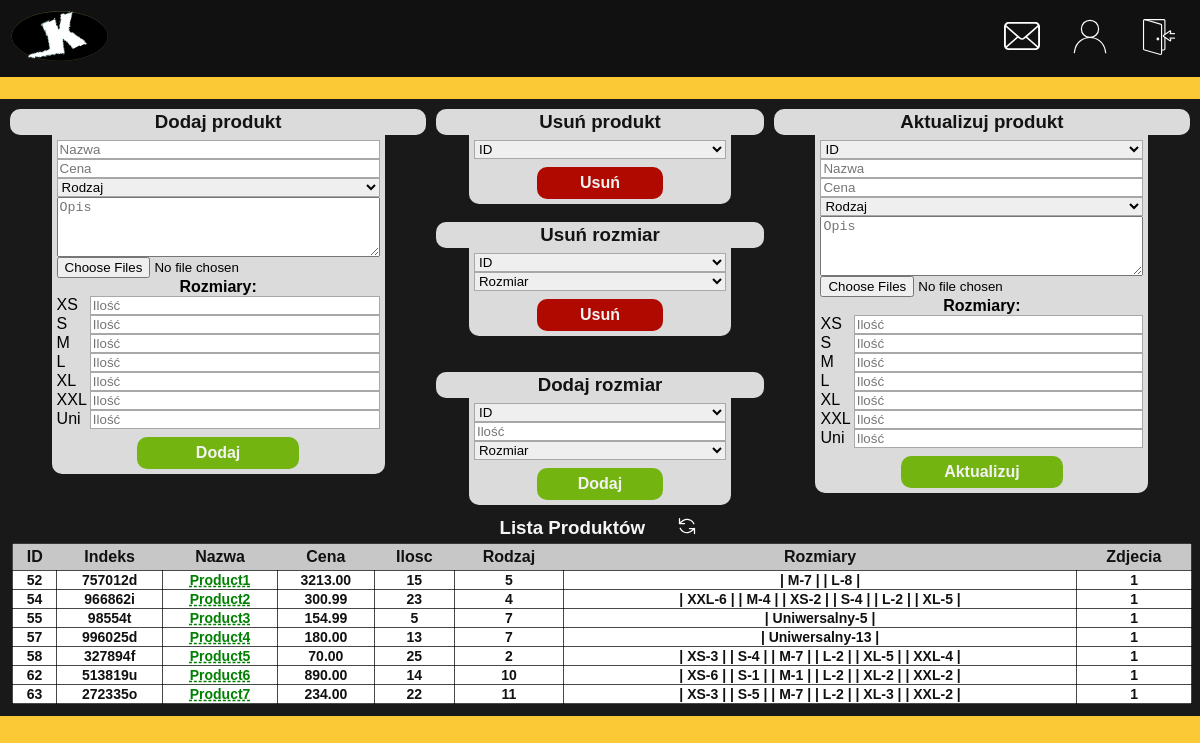
Page /panel.php (signed in) on the committed database.
### tables this page shows
CREATE TABLE `produkty` (
  `id` int(11) NOT NULL,
  `nazwa` varchar(200) NOT NULL,
  `cena` decimal(10,2) NOT NULL,
  `ilosc` smallint(6) NOT NULL,
  `rodzaj` varchar(50) NOT NULL,
  `opis` text NOT NULL,
  `zdjecie` varchar(250) DEFAULT NULL,
  `indeks_produktu` varchar(8) DEFAULT NULL
);

CREATE TABLE `rozmiary_produktow` (
  `id` int(11) NOT NULL,
  `id_produktu` int(11) NOT NULL,
  `rozmiar` varchar(20) NOT NULL,
  `ilosc` smallint(6) NOT NULL
);

### link_creator.php (called while the page is built)
<?php
$splitUrl= explode("/",$_SERVER['PHP_SELF']);
if(in_array("produkty",$splitUrl)){
    $urlP = strtolower($wynik['nazwa'])."-".$wynik['indeks_produktu'].".php";
}
else{
    $urlP = "produkty/".strtolower($wynik['nazwa'])."-".$wynik['indeks_produktu'].".php";
}
array_pop($splitUrl);
array_push($splitUrl, $urlP);
$link = implode("/",$splitUrl);
?>

### panel.php (the view, shortened to what this page needs)
<!DOCTYPE html>
<html lang="pl">
<head>
    <link rel="stylesheet" href="s.css?v=1.3">
</head>
<body>
<header class="naglowek">
<?php include_once("laczenieZbaza.php");?>
<div class='menu1'>
    <a href="index.php"><img src="svg/logo1.svg" alt="logo" width="100px" height="auto"></a>
</div>
<div class='wyloguj'>
    <a href="wiadomosci_klientow.php" id='wiadomosc'><img src="svg/email_panel.svg" alt="wiadomosci" width="36px" height="36px"></a>
<?php
    if( isset( $_SESSION['email'] ) && !empty( $_SESSION['email'] ) ){
        echo "<a href='konto.php' id='konto'><img src='svg/account.svg' width='36px' height='36px' alt='konto'></a>";
    }
    if( isset( $_SESSION['email'] ) && !empty( $_SESSION['email'] ) ){
        echo "<form  action='wyloguj.php'  method='POST'>
                <button id='wyloguj'><img src='svg/logout.svg' width='36px' height='36px' alt='&#9032'></button> </form>";
    }
?>
</div>
</header>
<br>
<div class="contener">
<div class="menu_panelu">
<div class="panel" id="panel1">
    <h3   id="p1" >Dodaj produkt</h3>
    <form action="dodaj_produkt.php" class="form_panel" method="post" id="form1" enctype="multipart/form-data">
        <input type="text" name="nazwa" placeholder="Nazwa">
        <input type="text" name="cena" placeholder="Cena">
        <select name="rodzaj">
        <option value="">Rodzaj</option>
        </select>
        <textarea type="text" name="opis" placeholder="Opis" style="resize: vertical; min-height:60px;"></textarea>
        <input type="file" name='zdjecia[]' multiple>
        <p style="font-weight:bold;">Rozmiary:</p>
        <div class="rozmiary">
        <label for="XS">XS</label>
        <input type="number" min=0 name="XS" placeholder="Ilość">
        <label for="S">S</label>
        <input type="number" min=0 name="S" placeholder="Ilość">
        <label for="M">M</label>
        <input type="number" min=0 name="M" placeholder="Ilość">
        <label for="L">L</label>
        <input type="number" min=0 name="L" placeholder="Ilość">
        <label for="XL">XL</label>
        <input type="number" min=0 name="XL" placeholder="Ilość">
        <label for="XXL">XXL</label>
        <input type="number" min=0 name="XXL" placeholder="Ilość">
        <label for="Uniwersalny">Uni</label>
        <input type="number" min=0 name="Uniwersalny" placeholder="Ilość">
        </div>
        <button type="submit" class="zielony_przycisk">Dodaj</button>
    </form>
</div>
<div class="panel" id="panel2">
    <h3 id="p2" >Usuń produkt </h3>
    <form action="usun_produkt.php" class="form_panel" method="post" id="form2">
        <select name="id">
        <option value="">ID</option>
        <?php
            $pyt_produkt = $conn->query("SELECT * FROM produkty")->fetchAll();
        ?>
        </select>
        <button type="submit" onclick="return confirm('Potwierdź');" class="czerwony_przycisk">Usuń</button>
    </form>
    <br>
    <h3 style="font-weight:bold;" >Usuń rozmiar </h3>
        <form action="usun_rozmiar.php" class="form_panel" method="post" id="form5">
            <select name="id">
            <option value="">ID</option>
            </select>
            <select name="rozmiar" >
                <option value="">Rozmiar</option>
            </select>
            <button type="submit" onclick="return confirm('Potwierdź');" class="czerwony_przycisk">Usuń</button>
        </form>
    <br>
    <br>
    <h3 >Dodaj rozmiar </h3>
    <form action="dodaj_rozmiar.php" class="form_panel" method="post" id="form6">
        <select name="id">
        <option value="">ID</option>
        </select>
        <input type="number" min=0 name="ilosc" placeholder="Ilość">
        <select name="rozmiar">
            <option value="">Rozmiar</option>
        </select>
        <button type="submit" class="zielony_przycisk">Dodaj</button>
    </form>
</div>
<div class="panel" id="panel3">
    <h3  id="p4"  >Aktualizuj produkt </h3>
    <form action="akt_produkt.php" class="form_panel" method="post" id="form3" enctype="multipart/form-data">
        <select name="id">
        <option value="">ID</option>
        <?php
            $pyt_produkt = $conn->query("SELECT * FROM produkty")->fetchAll();
        ?>
        </select>
        <input type="text" name="nazwa" placeholder="Nazwa">
        <input type="text" name="cena" placeholder="Cena">
        <select name="rodzaj">
            <option value="">Rodzaj</option>
        </select>
        <textarea name="opis" placeholder="Opis" style="resize: vertical; min-height:60px;"></textarea>
        <input type="file" name='zdjecia[]' multiple>
        <p style="font-weight:bold;">Rozmiary:</p>
        <div class="rozmiary">
        <label for="XS">XS</label>
        <input type="number" min=0 name="XS" placeholder="Ilość">
        <label for="S">S</label>
        <input type="number" min=0 name="S" placeholder="Ilość">
        <label for="M">M</label>
        <input type="number" min=0 name="M" placeholder="Ilość">
        <label for="L">L</label>
        <input type="number" min=0 name="L" placeholder="Ilość">
        <label for="XL">XL</label>
        <input type="number" min=0 name="XL" placeholder="Ilość">
        <label for="XXL">XXL</label>
        <input type="number" min=0 name="XXL" placeholder="Ilość">
        <label for="Uniwersalny">Uni</label>
        <input type="number" min=0 name="Uniwersalny" placeholder="Ilość">
        </div>
        <button type="submit" class="zielony_przycisk">Aktualizuj</button>
    </form>
</div>
<div class="panel" id="panel4">
    <div class="lista_produktow">
    <h3 id="p5">Lista Produktów</h3>
    <button class="button_refresh" onClick="window.location.reload();"><img src="svg/refresh.svg" alt="&#10227" width="20px" height="20px"></button>
    </div>
    <table class="tabela_produktow">
        <tr>
            <th>ID</th>
            <th>Indeks</th>
            <th>Nazwa</th>
            <th>Cena</th>
            <th>Ilosc</th>
            <th>Rodzaj</th>
            <th>Rozmiary</th>
            <th>Zdjecia</th>
        </tr>
<?php
$licznik_zdjec = 0;
foreach($pyt_produkt as $wynik){
    $pyt_rozmiar = $conn->prepare("SELECT rozmiar, ilosc FROM rozmiary_produktow WHERE id_produktu = ?");
    $pyt_rozmiar->execute([$wynik["id"]]);
    include("link_creator.php");
    echo "<tr>";
    echo "<td class='panel_id'>" . $wynik["id"] . "</td>";
    echo "<td class='panel_indeks'>" . $wynik["indeks_produktu"] . "</td>";
    echo "<td class='panel_nazwa'>" . "<a style='color: green; text-decoration:underline dashed;' href=" .$link.">".$wynik["nazwa"] . "</a></td>";
    echo "<td class='panel_cena'>" . $wynik["cena"] . "</td>";
    echo "<td class='panel_ilosc'>" . $wynik["ilosc"] . "</td>";
    echo "<td class='panel_rodzaj'>" . $wynik["rodzaj"] . "</td>";
    echo "<td>";
    while($kolejny = $pyt_rozmiar->fetch()){
        echo  " | ".$kolejny['rozmiar'] ."-". $kolejny['ilosc'] ." | ";
    }
    echo "</td>";
    if($wynik['zdjecie'] != ""){
        $zdjecie = explode(",",$wynik['zdjecie']);
        $licznik_zdjec = count($zdjecie);
    }
    else{$licznik_zdjec = 0;}
    if( $licznik_zdjec == 0 ){
        echo "<td>" . "Brak" . "</td>";
    }
    else{
        echo "<td class='panel_zdjecia'>" . $licznik_zdjec . "</td>";
    }
    $licznik_zdjec = 0;
    echo "</tr>";
}
echo "</table>";
?>
</div>
</div>
</div>
</body>
</html>

### s.css (style rules this page uses)
:root { --kolor_body: #fbc936; --kolor_produkty_glowna: #f0f0f0; --kolor_paskow: #111111; }
* { box-sizing: border-box; margin: 0; }
body { min-height: 100vh; display: flex; flex-direction: column; background: #fbc936; background: var(--kolor_body); font-family:'Segoe UI'; color: #0f0f0f; margin: 0; }
.contener { padding-bottom: 2rem; flex: 1; }
.naglowek { display: grid; grid-template-columns: 1fr 2fr 1fr; grid-template-rows: 1fr; grid-column-gap: 10px; align-items: center; padding: 10px; background-color: #111111; }
#wyloguj { transition: 0.5s; background-color: transparent; border: none; font-size: 20px; width: 42px; height: 42px; font-weight: bold; align-items: center; text-decoration: none; color: #f8f8f8; padding: 7px; cursor: pointer; transition: 1s; }
#konto, #log_in, #wiadomosc, #koszyk { padding: 6px; transition: 1s; }
.wyloguj { grid-area: 1 / 3 / 2 / 4; display: flex; column-gap: 20px; justify-content: right; padding-right: 14px; }
.menu1 { grid-area: 1 / 1 / 2 / 2; float: left; }
.menu_panelu { background-color: #191919; padding: 10px; display: flex; flex-wrap: wrap; flex-direction: row; gap: 10px; color: #f8f8f8; }
.menu_panelu #panel1 { flex: 22.5%; text-align: center; }
.menu_panelu #panel2 { flex: 15%; text-align: center; }
.menu_panelu #panel3 { flex: 22.5%; text-align: center; }
.menu_panelu #panel4 { flex: 40%; text-align: center; }
.panel { font-family: 'Gill Sans', 'Gill Sans MT', Calibri, 'Trebuchet MS', sans-serif; font-size: 1rem; }
.panel h3 { background-color: #dbdbdb; color: #131313; border-radius: 10px; display: flex; flex-direction: row; cursor:default; justify-content: center; padding: 2px; }
.panel:last-child h3 { background: transparent; }
.form_panel { color: black; padding: 5px; background-color: #dbdbdb; border-bottom-right-radius: 10px; border-bottom-left-radius: 10px; display: flex; flex-direction: column; width: 80%; margin-left: auto; margin-right: auto; }
.form_panel input, .form_panel select { width: 100%; border: 1px #a8a8a8 solid; border-radius: 0; margin-left: auto; margin-right: auto; }
.form_panel input[type=file] { border: none; }
.zielony_przycisk, .czerwony_przycisk { cursor: pointer; border: none; border-radius: 10px; height: 4vh; width: 50%; margin-top: 1vh; margin-left: auto; margin-right: auto; font-weight: bold; font-size: 1rem; color: #f3f3f3; transition: 0.5s; }
.zielony_przycisk { background-color: #73b410; }
.czerwony_przycisk { background-color: #af0900; transition: 0.5s; }
.rozmiary { display: grid; grid-template-columns: 1fr 10fr; grid-template-rows: repeat(7, 1fr); grid-column-gap: 3px; grid-row-gap: 0px; }
.rozmiary label { width: fit-content; }
.rozmiary input { width: 100%; }
.tabela_produktow { color: #111111; width: 100%; background-color: #ffffff; border: 1px solid #000000b7; padding: 3px; margin: 2px; font-size: 16px; font-weight: bold; border-collapse:collapse; }
.tabela_produktow tr td { border: 1px solid #000000b7; font-size: 14px; font-weight: bold; border-collapse:collapse; width: max-content; }
.tabela_produktow th { padding: 4px; background-color: #c7c7c7; }
.lista_produktow { display:flex; flex-direction:row; gap:2%; justify-content:center; }
.lista_produktow h3 { color: #f5f5f5; }
.button_refresh { background-color: transparent; border: none; cursor: pointer; transition: 0.2s; }

### rows in the picture
produkty: id "52", indeks_produktu "757012d", nazwa "Product1", cena "3213.00", ilosc "15", rodzaj "5", zdjecie "1"
rozmiary_produktow: rozmiar "M", ilosc "7"
rozmiary_produktow: rozmiar "L", ilosc "8"
produkty: id "54", indeks_produktu "966862i", nazwa "Product2", cena "300.99", ilosc "23", rodzaj "4", zdjecie "1"
rozmiary_produktow: rozmiar "XXL", ilosc "6"
rozmiary_produktow: rozmiar "M", ilosc "4"
rozmiary_produktow: rozmiar "XS", ilosc "2"
rozmiary_produktow: rozmiar "S", ilosc "4"
rozmiary_produktow: rozmiar "L", ilosc "2"
rozmiary_produktow: rozmiar "XL", ilosc "5"
produkty: id "55", indeks_produktu "98554t", nazwa "Product3", cena "154.99", ilosc "5", rodzaj "7", zdjecie "1"
rozmiary_produktow: rozmiar "Uniwersalny", ilosc "5"
produkty: id "57", indeks_produktu "996025d", nazwa "Product4", cena "180.00", ilosc "13", rodzaj "7", zdjecie "1"
rozmiary_produktow: rozmiar "Uniwersalny", ilosc "13"
produkty: id "58", indeks_produktu "327894f", nazwa "Product5", cena "70.00", ilosc "25", rodzaj "2", zdjecie "1"
rozmiary_produktow: rozmiar "XS", ilosc "3"
rozmiary_produktow: rozmiar "S", ilosc "4"
rozmiary_produktow: rozmiar "M", ilosc "7"
rozmiary_produktow: rozmiar "L", ilosc "2"
rozmiary_produktow: rozmiar "XL", ilosc "5"
rozmiary_produktow: rozmiar "XXL", ilosc "4"
produkty: id "62", indeks_produktu "513819u", nazwa "Product6", cena "890.00", ilosc "14", rodzaj "10", zdjecie "1"
rozmiary_produktow: rozmiar "XS", ilosc "6"
rozmiary_produktow: rozmiar "S", ilosc "1"
rozmiary_produktow: rozmiar "M", ilosc "1"
rozmiary_produktow: rozmiar "L", ilosc "2"
rozmiary_produktow: rozmiar "XL", ilosc "2"
rozmiary_produktow: rozmiar "XXL", ilosc "2"
produkty: id "63", indeks_produktu "272335o", nazwa "Product7", cena "234.00", ilosc "22", rodzaj "11", zdjecie "1"
rozmiary_produktow: rozmiar "XS", ilosc "3"
rozmiary_produktow: rozmiar "S", ilosc "5"
rozmiary_produktow: rozmiar "M", ilosc "7"
rozmiary_produktow: rozmiar "L", ilosc "2"
rozmiary_produktow: rozmiar "XL", ilosc "3"
rozmiary_produktow: rozmiar "XXL", ilosc "2"
